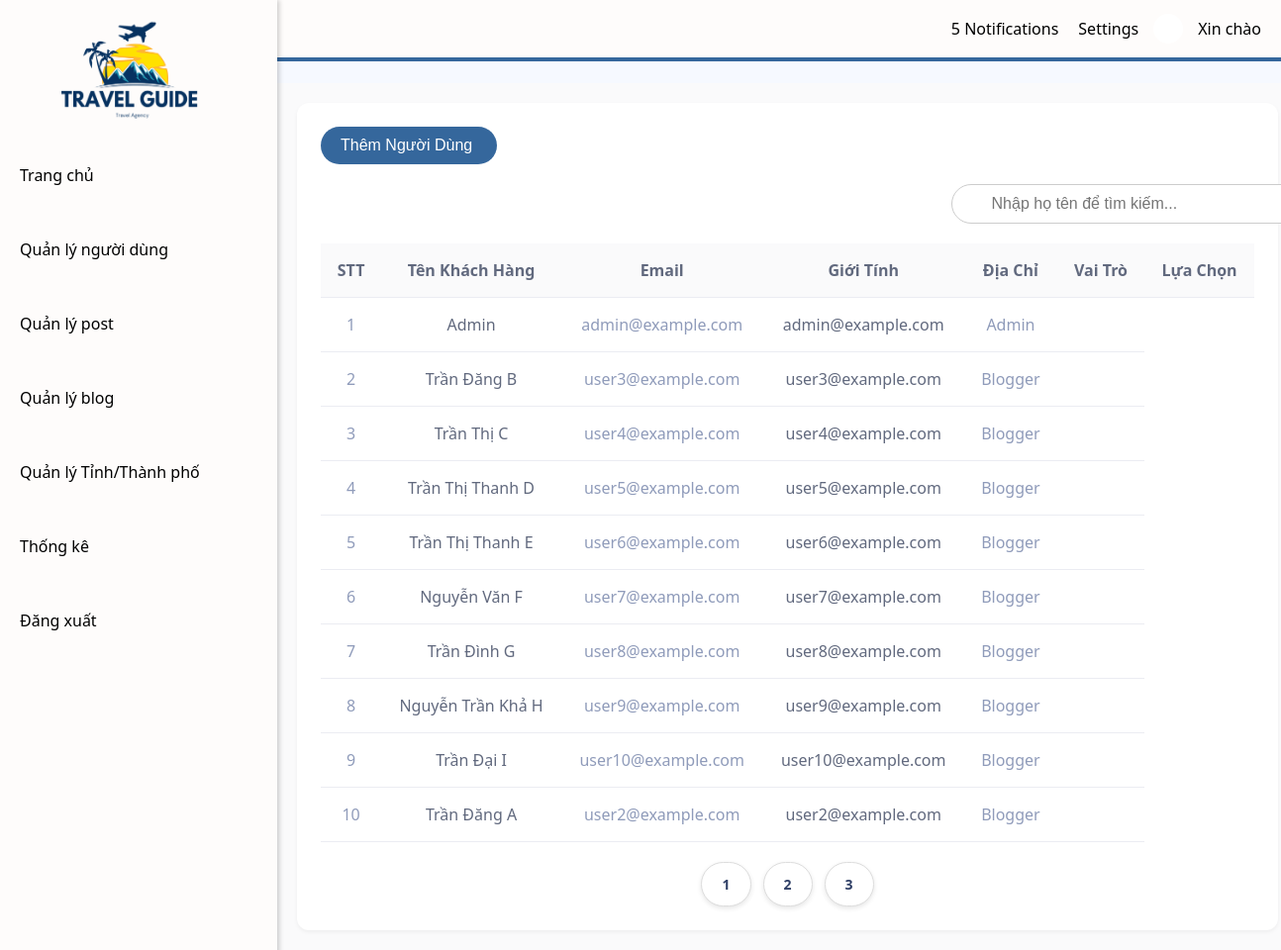
The page /src/Views/admin/user_management.php on the database its author committed.
### tables this page shows
CREATE TABLE users (
  userID INT AUTO_INCREMENT PRIMARY KEY,
  userName VARCHAR(50) NOT NULL,
  pass_word VARCHAR(20) NOT NULL,
  role_ VARCHAR(50) NOT NULL,
  email VARCHAR(50) NOT NULL UNIQUE,
  status_ BOOLEAN NOT NULL
);

### src/Controllers/adminController.php (called while the page is built, shortened)
<?php
include_once __DIR__ . "/../config/config.php";
class AdminController{
    private Config $conn;
    public function __construct()
    {
        $this->conn = new Config();
    }
    public function getAllUsers(){
        $sql = "SELECT * FROM users";
        $get_query = mysqli_query($this->conn->connect(),$sql);
        return $get_query;
    }
    public function getUserOfPage($Start, $litmit){
        $sql = "SELECT * FROM users  LIMIT $Start, $litmit";
        $get_query = mysqli_query($this->conn->connect(),$sql);
        return $get_query;
    }
}
?>

### src/config/config.php (called while the page is built, shortened)
<?php
class Config {
    public function connect() {
        $hostname = "localhost";
        $username = "root";
        $password = "";
        $dbname = "vietnamtravel";
        $this->conn = mysqli_connect($hostname, $username, $password, $dbname) or die("Lỗi kết nối Database");
        return $this->conn;
    }
}

### src/Views/admin/user_management.php (the view, shortened to what this page needs)
<!DOCTYPE html>
<html lang="en">
<head>
    <link rel="stylesheet" href="../../../public/css/Admin/user_management.css">
    <link rel="stylesheet" href="../../../public/css/sidebar.css">
    <link rel="stylesheet" href="../../../public/css/navbar.css">
</head>
<body>
<?php
    include_once "../../Controllers/adminController.php";
    $adController = new AdminController();
    $listUser = $adController->getAllUsers();
    $limit= 10;
    $stt = 1;
    $CountData = mysqli_num_rows($listUser);
    $countPage = ceil($CountData/$limit);
    if (isset($_GET['page'])) {
        $page = $_GET['page'];
    } else {
        $page = 1;
    }
    $Start = ($page - 1) * $limit;
    $userOfPage = $adController->getUserOfPage($Start,$limit);
?>
<div class="main-content">
    <div class="customer-management">
        <button class="add-user-btn" id="openpopup1">
            Thêm Người Dùng <ion-icon style="margin-left: 5px;" name="add-circle-outline"></ion-icon>
        </button>
        <div class="search-container">
            <input type="text" placeholder="Nhập họ tên để tìm kiếm..." class="search-bar">
        </div>
        <div class="table-wrapper">
            <table>
                <thead>
                    <tr>
                        <th>STT</th>
                        <th>Tên Khách Hàng</th>
                        <th>Email</th>
                        <th>Giới Tính</th>
                        <th>Địa Chỉ</th>
                        <th>Vai Trò</th>
                        <th>Lựa Chọn</th>
                    </tr>
                </thead>
                <tbody id="customer-table-body">
                <?php
                    if(mysqli_num_rows($userOfPage)>0){
                        while($user = mysqli_fetch_array($userOfPage)){
                            ?>
                            <tr>
                                <td><?php echo $stt++ ?></td>
                                <td><?php echo $user['userName']?></td>
                                <td><?php echo $user['email']?></td>
                                <td><?php echo $user['email']?></td>
                                <td><?php echo $user['role_']?></td>
                                <td class="action-btn-frame">
                                    <button class="action-btn edit" id="edit-btn" onclick="editUser(<?php echo $user['userID']?>)">
                                    </button>
                                    <button class="action-btn delete" id="delete-btn" onclick="<?php echo $user['userID']?>">
                                    </button>
                                </td>
                            </tr>
                            <?php
                        }
                    }
                ?>
                </tbody>
            </table>
            <div class="pagination">
                <?php
                    for ($i = 1; $i <= $countPage; $i++) {
                        echo "<a class='page-btn' href='?page=$i'>$i</a>";
                    }
                ?>
            </div>
        </div>
    </div>
</div>
</body>
</html>

### public/css/Admin/user_management.css (style rules this page uses)
body { font-family: system-ui, -apple-system, BlinkMacSystemFont, 'Segoe UI', Roboto, Oxygen, Ubuntu, Cantarell, 'Open Sans', 'Helvetica Neue', sans-serif; margin: 0; padding: 0; background-color: #f6f9ff; overflow-x: hidden; }
.main-content { margin-left: 280px; padding: 20px; background-color: #FAFAFB; min-height: 100vh; width: calc(100% - 280px); }
.customer-management { background-color: white; width: 93%; border-radius: 12px; padding: 24px; box-shadow: 0 2px 4px rgba(0, 0, 0, 0.05); }
.add-user-btn { padding: 10px 20px; border: none; border-radius: 20px; cursor: pointer; font-size: 16px; display: flex; align-items: center; background-color: #35679C; color: #fff; margin-bottom: 20px; }
.search-container { position: relative; width: 100%; max-width: 300px; margin-left: 67.5%; margin-bottom: 20px; }
.search-bar { width: 100%; padding: 10px 40px; border: 1px solid #ccc; border-radius: 20px; font-size: 1rem; }
.table-wrapper { background: white; border-radius: 12px; width: 100%; }
table { width: 100%; border-collapse: separate; border-spacing: 0; }
thead { background-color: #FAFAFB; }
th, td { padding: 16px; text-align: center; border-bottom: 1px solid #EBECF2; color: #61697e; }
tbody tr { transition: all 0.2s ease; }
td:first-child, td:nth-child(3), td:nth-child(5) { color: #8F9BBA; }
td:last-child { gap: 8px; }
.action-btn { border: none; background: none; }
.action-btn-frame { margin-left: 50px; }
.pagination { display: flex; justify-content: center; align-items: center; gap: 12px; margin-top: 20px; }
.page-btn { background-color: #ffffff; border: 1px solid #ddd; padding: 12px 20px; border-radius: 25px; cursor: pointer; font-weight: bold; color: #304067; transition: background-color 0.3s ease, color 0.3s ease; font-size: 14px; box-shadow: 0 2px 5px rgba(0, 0, 0, 0.1); text-decoration-line: none; }

### rows shown on the page
users: userName "Admin", email "admin@example.com", role_ "Admin"
users: userName "Trần Đăng B", email "user3@example.com", role_ "Blogger"
users: userName "Trần Thị C", email "user4@example.com", role_ "Blogger"
users: userName "Trần Thị Thanh D", email "user5@example.com", role_ "Blogger"
users: userName "Trần Thị Thanh E", email "user6@example.com", role_ "Blogger"
users: userName "Nguyễn Văn F", email "user7@example.com", role_ "Blogger"
users: userName "Trần Đình G", email "user8@example.com", role_ "Blogger"
users: userName "Nguyễn Trần Khả H", email "user9@example.com", role_ "Blogger"
users: userName "Trần Đại I", email "user10@example.com", role_ "Blogger"
users: userName "Trần Đăng A", email "user2@example.com", role_ "Blogger"
